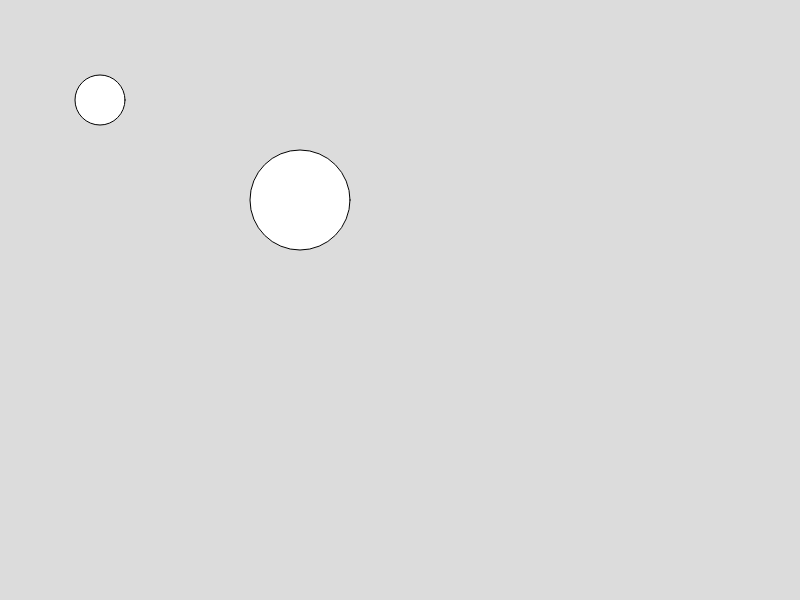
Frame 1 (no input)
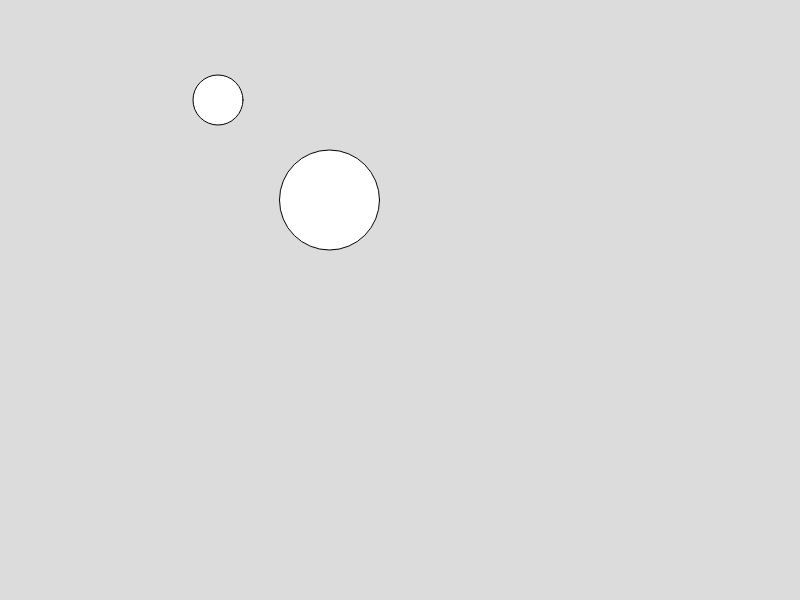
Frame 60 (no input)
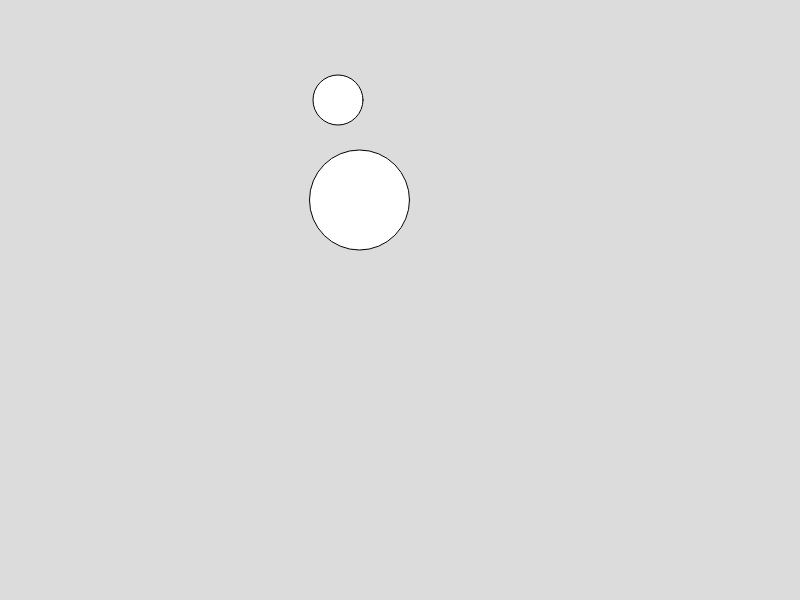
Frame 120 (the mouse pressed at the canvas centre since frame 60)

The p5.js sketch that drew these frames (run headless with seeded random() and noise() and a simulated clock; from frame 60 on, the mouse is pressed at the canvas centre):

// p5.js sketch
// ── sketch.js
let ball1 = {
  x:100,
  y:100,
  diam:50 
}

let ball2 = {
  x:300,
  y:200,
  diam:100 
}


function setup() {
  createCanvas(800, 600);
}

function draw() {
  background(220);
  
  ellipse(ball1.x, ball1.y, ball1.diam);
  ellipse(ball2.x, ball2.y, ball2.diam);

  ball1.x+=2;
  ball2.x+=.5;
  
}
